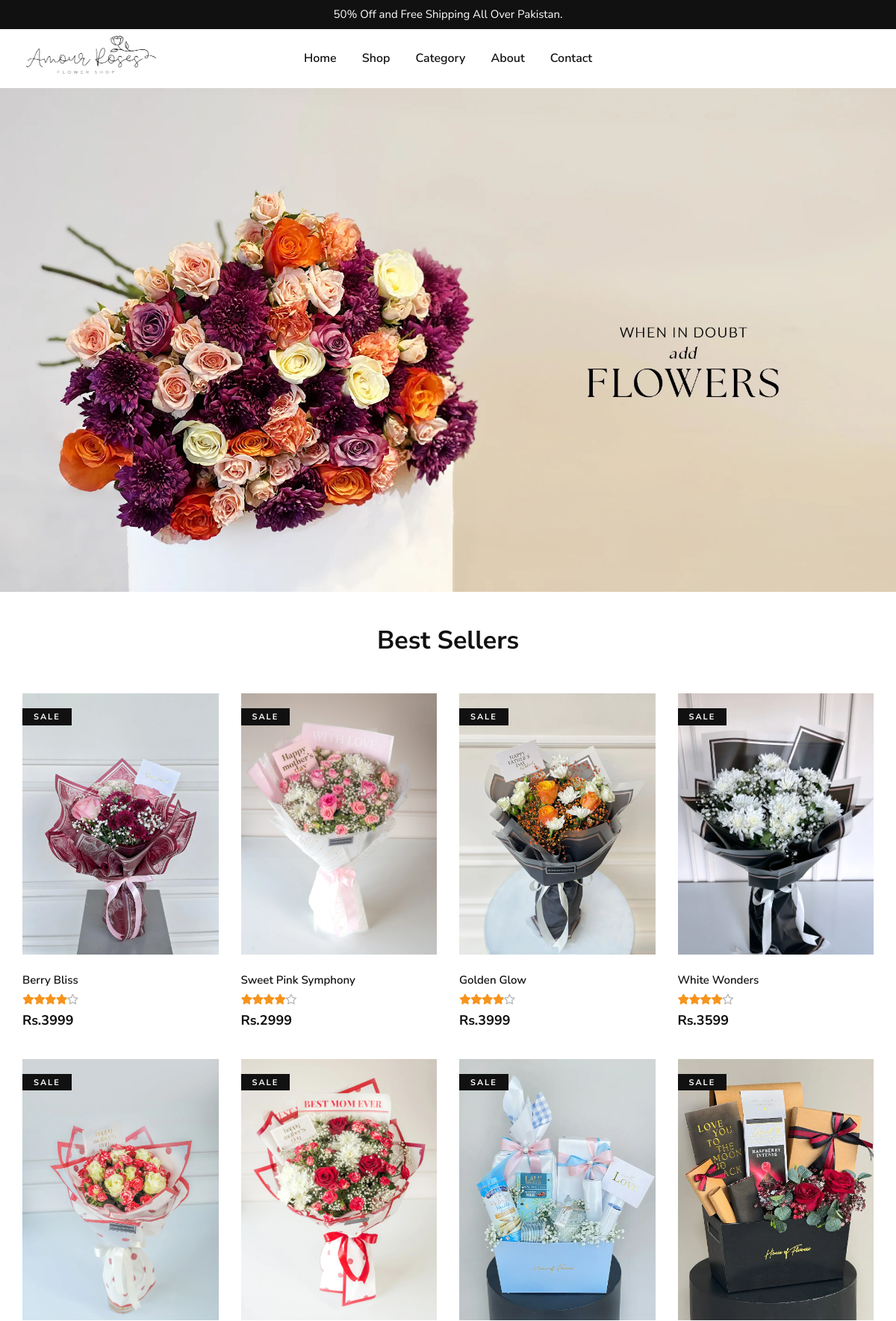
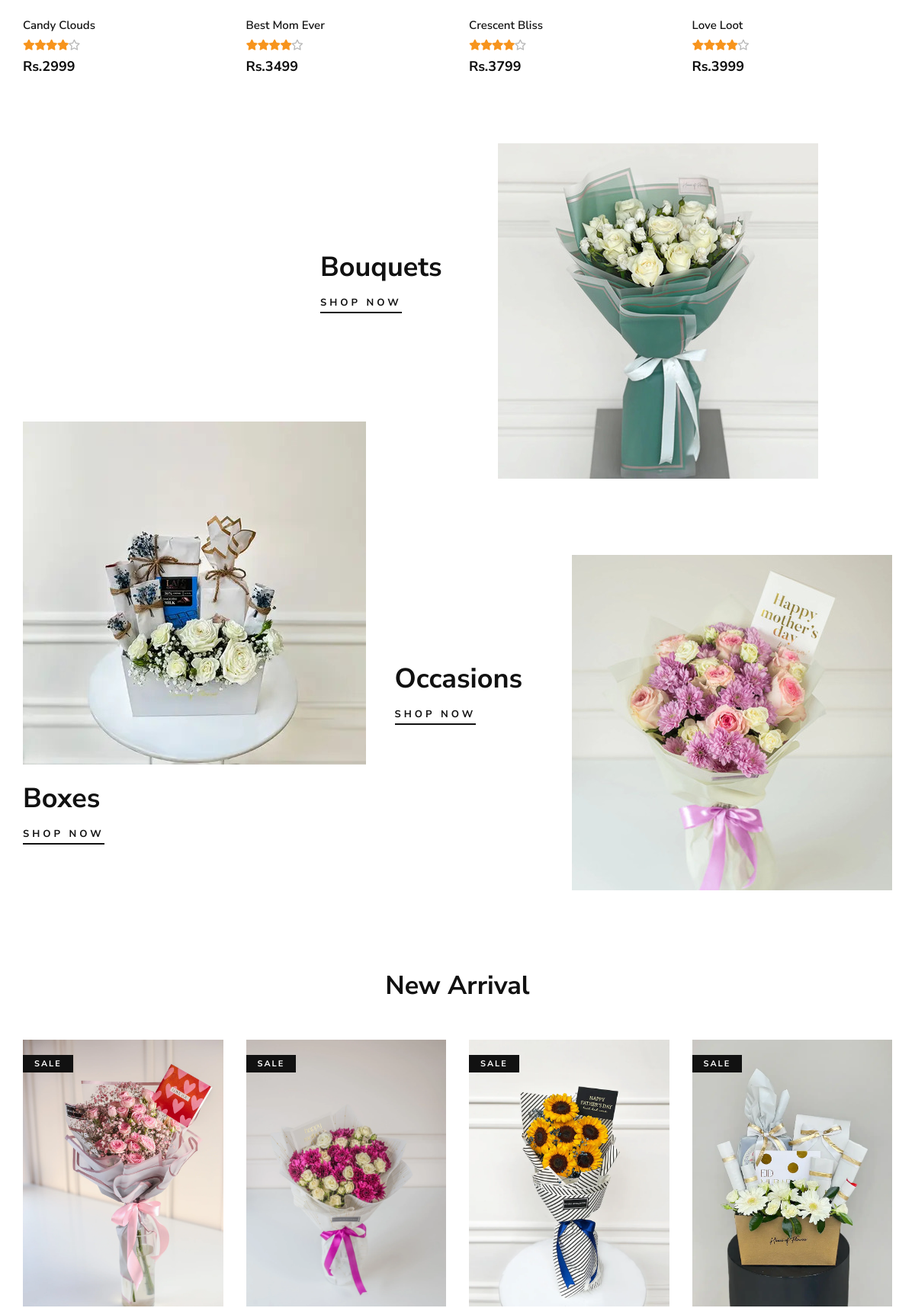
The page / (upper part) on the database its author committed (2 pictures, top to bottom).
### tables this page shows
CREATE TABLE IF NOT EXISTS `products` (
  `product_id` int NOT NULL AUTO_INCREMENT,
  `product_name` varchar(255) NOT NULL,
  `product_sku` varchar(255) NOT NULL,
  `product_description` text NOT NULL,
  `product_price` int NOT NULL,
  `product_category_id` int NOT NULL,
  `promotion_category_id` int NOT NULL,
  `product_image_1` varchar(255) NOT NULL,
  `product_image_2` varchar(255) NOT NULL,
  `datetime` timestamp NOT NULL DEFAULT CURRENT_TIMESTAMP,
  PRIMARY KEY (`product_id`),
  KEY `product_category` (`product_category_id`),
  KEY `promotion_category` (`promotion_category_id`)
);

CREATE TABLE IF NOT EXISTS `category` (
  `cate_id` int NOT NULL AUTO_INCREMENT,
  `cate_name` varchar(120) NOT NULL,
  `cate_description` text NOT NULL,
  `cate_image` varchar(255) NOT NULL,
  `datetime` timestamp NOT NULL DEFAULT CURRENT_TIMESTAMP,
  PRIMARY KEY (`cate_id`)
);

### index.php (the view, shortened to what this page needs)
<?php
include "./includes/db.php";
$bouquets = "SELECT * FROM category WHERE cate_name = 'Bouquets' ";
$bouquets_result = $conn->query($bouquets);
$boxes = "SELECT * FROM category WHERE cate_name = 'Boxes' ";
$boxes_result = $conn->query($boxes);
$occasions = "SELECT * FROM category WHERE cate_name = 'Occasions' ";
$occasions_result = $conn->query($occasions);
$best_seller = "SELECT
    p.product_id,
    p.product_name,
    p.product_sku,
    p.product_description,
    p.product_price,
    p.product_image_1,
    p.product_image_2,
    p.datetime,
    c.cate_name,
    c.cate_description
FROM
    products p
JOIN
    category c
ON
    p.promotion_category_id = c.cate_id
WHERE
    c.cate_name = 'Best Seller';
";
$best_result = $conn->query($best_seller);
$new_arrival = "SELECT
    p.product_id,
    p.product_name,
    p.product_sku,
    p.product_description,
    p.product_price,
    p.product_image_1,
    p.product_image_2,
    p.datetime,
    c.cate_name,
    c.cate_description
FROM
    products p
JOIN
    category c
ON
    p.promotion_category_id = c.cate_id
WHERE
    c.cate_name = 'New Arrival';
";
$new_result = $conn->query($new_arrival);
?>
<!DOCTYPE html>
<html lang="en">
<head>
    <link rel="stylesheet" href="./assets/css/style.css">
    <link rel="stylesheet" href="./assets/css/bootstrap.min.css" type="text/css">
    <link rel="stylesheet" href="./assets/css/font-awesome.min.css" type="text/css">
    <link rel="stylesheet" href="https://cdnjs.cloudflare.com/ajax/libs/font-awesome/6.7.2/css/all.min.css"
 />
    <link rel="stylesheet" href="./assets/css/elegant-icons.css" type="text/css">
    <link rel="stylesheet" href="./assets/css/magnific-popup.css" type="text/css">
    <link rel="stylesheet" href="./assets/css/nice-select.css" type="text/css">
    <link rel="stylesheet" href="./assets/css/owl.carousel.min.css" type="text/css">
    <link rel="stylesheet" href="./assets/css/slicknav.min.css" type="text/css">
    <link rel="stylesheet" href="./assets/css/style.css" type="text/css">
</head>
<body>
    <?php
    include "./includes/header.php"
        ?>
    <div>
        <img class="banner_image" src="./assets/images/banner_1.jpg" />
    </div>
    <section class="product spad">
        <div class="container">
            <div class="row">
                <div class="col-lg-12">
                    <ul class="filter__controls">
                        <li>Best Sellers</li>
                    </ul>
                </div>
            </div>
            <div class="row product__filter">
                <?php
                if ($best_result->num_rows > 0) {
                    while ($row = $best_result->fetch_assoc()) {
                        ?>
                        <div class="col-lg-3 col-md-6 col-sm-6 col-md-6 col-sm-6 mix">
                            <div class="product__item sale">
                                <div class="product__item__pic set-bg "
                                    data-setbg="./assets/images/product_image/<?= $row['product_image_1'] ?>"
                                    onclick="location.href='product.php?id=<?= $row['product_id']; ?>'"
                                    style="cursor: pointer;">
                                    <span class="label">Sale</span>
                                </div>
                                <div class="product__item__text">
                                    <h6><?php echo $row['product_name']; ?></h6>
                                    <div class="rating">
                                        <i class="fa fa-star"></i>
                                        <i class="fa fa-star"></i>
                                        <i class="fa fa-star"></i>
                                        <i class="fa fa-star"></i>
                                        <i class="fa-regular fa-star"></i>
                                    </div>
                                    <h5>Rs.<?php echo $row['product_price']; ?></h5>
                                </div>
                            </div>
                        </div>
                        <?php
                    }
                } else {
                    echo "<p class='text-center'>No products found in 'Best Seller' category.</p>";
                }
                ?>
            </div>
        </div>
    </section>
    <section class="banner spad">
        <div class="container">
            <div class="row">
                <?php
                if ($bouquets_result->num_rows > 0) {
                    $bouquets_row = mysqli_fetch_assoc($bouquets_result)
                        ?>
                    <div class="col-lg-7 offset-lg-4">
                        <div class="banner__item">
                            <div class="banner__item__pic">
                                <img src="./assets/images/cate_image/<?= $bouquets_row['cate_image'] ?>" alt="">
                            </div>
                            <div class="banner__item__text">
                                <h2><?php echo $bouquets_row['cate_name'] ?> </h2>
                                <a href="bouquets.php">Shop now</a>
                            </div>
                        </div>
                    </div>
                    <?php
                }
                ?>
                <?php
                if ($boxes_result->num_rows > 0) {
                    $boxes_row = mysqli_fetch_assoc($boxes_result)
                        ?>
                    <div class="col-lg-5">
                        <div class="banner__item banner__item--middle">
                            <div class="banner__item__pic">
                                <img src="./assets/images/cate_image/<?= $boxes_row['cate_image'] ?>">
                            </div>
                            <div class="banner__item__text">
                                <h2><?php echo $boxes_row['cate_name'] ?></h2>
                                <a href="boxes.php">Shop now</a>
                            </div>
                        </div>
                    </div>
                    <?php
                }
                ?>
                <?php
                if ($occasions_result->num_rows > 0) {
                    $occasions_row = mysqli_fetch_assoc($occasions_result)
                        ?>
                    <div class="col-lg-7">
                        <div class="banner__item banner__item--last">
                            <div class="banner__item__pic">
                                <img src="./assets/images/cate_image/<?= $occasions_row['cate_image'] ?>">
                            </div>
                            <div class="banner__item__text">
                                <h2><?php echo $occasions_row['cate_name'] ?></h2>
                                <a href="occasions.php">Shop now</a>
                            </div>
                        </div>
                    </div>
                    <?php
                }
                ?>
            </div>
        </div>
    </section>
    <section class="product spad">
        <div class="container">
            <div class="row">
                <div class="col-lg-12">
                    <ul class="filter__controls">
                        <li>New Arrival</li>
                    </ul>
                </div>
            </div>
            <div class="row product__filter">
                <?php
                if ($new_result->num_rows > 0) {
                    while ($row = $new_result->fetch_assoc()) {
                        ?>
                        <div class="col-lg-3 col-md-6 col-sm-6 col-md-6 col-sm-6 mix">
                            <div class="product__item sale">
                                <div class="product__item__pic set-bg"
                                    onclick="location.href='product.php?id=<?= $row['product_id']; ?>'" style="cursor: pointer;"
                                    data-setbg="./assets/images/product_image/<?= $row['product_image_1'] ?>">
                                    <span class="label">Sale</span>
                                </div>
                            </div>
                        </div>
                        <?php
                    }
                } else {
                    echo "<p class='text-center'>No products found in 'New Arrival' category.</p>";
                }
                ?>
            </div>
        </div>
    </section>
    <?php
    include "./includes/footer.php"
        ?>
</body>
</html>

### assets/css/style.css (style rules this page uses)
html, body { height: 100%; font-family: "Nunito Sans", sans-serif; -webkit-font-smoothing: antialiased; }
h1, h2, h3, h4, h5, h6 { margin: 0; color: #111111; font-weight: 400; font-family: "Nunito Sans", sans-serif; }
h2 { font-size: 36px; }
h5 { font-size: 18px; }
h6 { font-size: 16px; }
img { max-width: 100%; }
ul, ol { padding: 0; margin: 0; }
.set-bg { background-repeat: no-repeat; background-size: cover; background-position: top center; }
.spad { padding-top: 50px; padding-bottom: 100px; }
.banner__item { position: relative; overflow: hidden; }
.banner__item.banner__item--middle { margin-top: -75px; }
.banner__item.banner__item--middle .banner__item__pic { float: none; }
.banner__item.banner__item--middle .banner__item__text { position: relative; top: 0; left: 0; max-width: 100%; padding-top: 22px; }
.banner__item.banner__item--last { margin-top: 100px; }
.banner__item__pic { float: right; }
.banner__item__text { max-width: 300px; position: absolute; left: 0; top: 140px; }
.banner__item__text h2 { color: #111111; font-weight: 700; line-height: 46px; margin-bottom: 10px; }
.banner__item__text a { display: inline-block; color: #111111; font-size: 13px; font-weight: 700; letter-spacing: 4px; text-transform: uppercase; padding: 3px 0; position: relative; }
.banner__item__text a:after { position: absolute; left: 0; bottom: 0; width: 100%; height: 2px; background: #111111; content: ""; -webkit-transition: all, 0.3s; -o-transition: all, 0.3s; transition: all, 0.3s; }
.product { padding-top: 0; padding: 0px 0px 0px 0px; }
.filter__controls { text-align: center; margin-bottom: 45px; }
.filter__controls li { color: #111111; font-size: 34px; font-weight: 700; list-style: none; display: inline-block; margin-right: 88px; cursor: pointer; }
.filter__controls li:last-child { margin-right: 0; }
.product__item { overflow: hidden; margin-bottom: 40px; }
.product__item.sale .product__item__pic .label { color: #ffffff; background: #111111; }
.product__item.sale .product__item__text .rating i { color: #f7941d; }
.product__item.sale .product__item__text .rating i:nth-last-child(1) { color: #b7b7b7; }
.product__item__pic { height: 350px; position: relative; background-position: center center; }
.product__item__pic .label { color: #111111; font-size: 11px; font-weight: 700; letter-spacing: 2px; text-transform: uppercase; display: inline-block; padding: 4px 15px 2px; background: #ffffff; position: absolute; left: 0; top: 20px; }
.product__item__text { padding-top: 25px; position: relative; }
.product__item__text h6 { color: #111111; font-size: 15px; font-weight: 600; margin-bottom: 5px; -webkit-transition: all, 0.3s; -o-transition: all, 0.3s; transition: all, 0.3s; }
.product__item__text .rating { margin-bottom: 6px; }
.product__item__text .rating i { font-size: 14px; color: #b7b7b7; margin-right: -5px; }
.product__item__text h5 { color: #0d0d0d; font-weight: 700; }
@media only screen and (min-width: 1200px) { .container { max-width: 1170px; } }

### index.php (style rules this page uses)
.banner_image { margin-bottom: 40px; }

### rows shown on the page
products: shows a picture, product_name "Berry Bliss", product_price "3999"
products: shows a picture, product_name "Sweet Pink Symphony", product_price "2999"
products: shows a picture, product_name "Golden Glow", product_price "3999"
products: shows a picture, product_name "White Wonders", product_price "3599"
products: shows a picture, product_name "Candy Clouds", product_price "2999"
products: shows a picture, product_name "Best Mom Ever", product_price "3499"
products: shows a picture, product_name "Crescent Bliss", product_price "3799"
products: shows a picture, product_name "Love Loot", product_price "3999"
category: cate_image (picture), cate_name "Bouquets"
category: cate_image (picture), cate_name "Boxes"
category: cate_image (picture), cate_name "Occasions"
products: shows a picture
products: shows a picture
products: shows a picture
products: shows a picture
